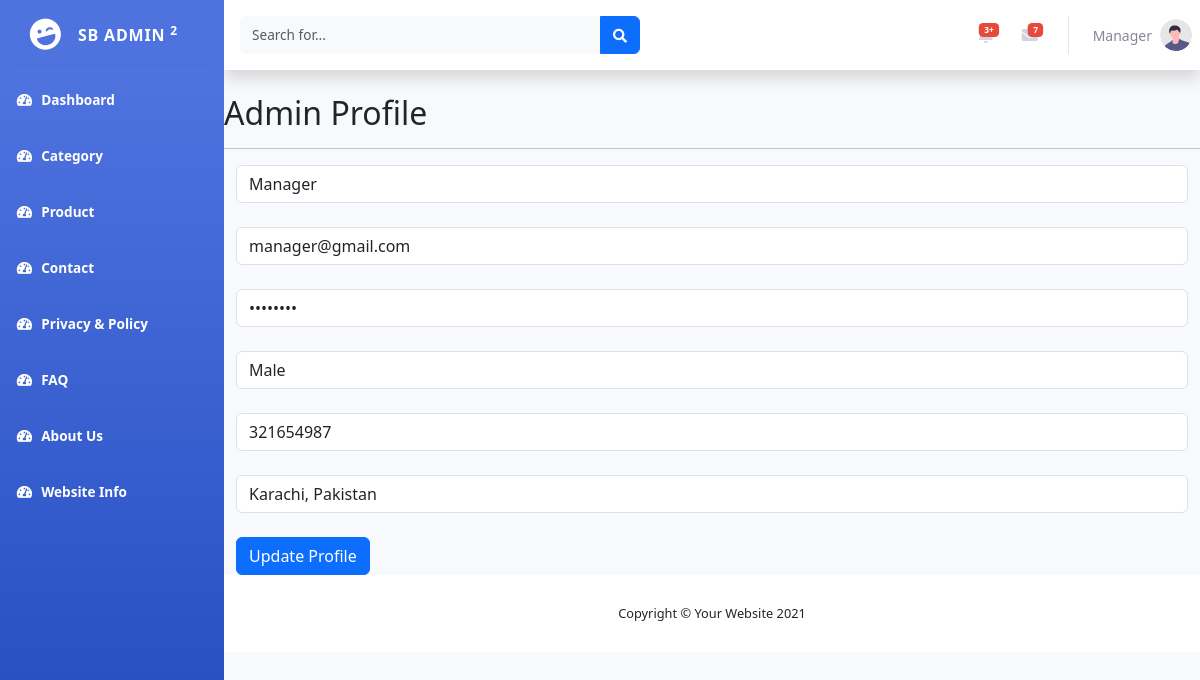
The page /Admin/AdminProfile.php (signed in) on the database its author committed.
### tables this page shows
CREATE TABLE `user` (
  `Id` int(11) NOT NULL,
  `Name` varchar(50) NOT NULL,
  `EMail` varchar(50) NOT NULL,
  `Password` varchar(50) NOT NULL,
  `Gender` varchar(6) NOT NULL,
  `Phone` varchar(50) NOT NULL,
  `Address` varchar(50) NOT NULL,
  `Role` varchar(10) NOT NULL DEFAULT 'User'
);

### Admin/AdminProfile.php (the view, shortened to what this page needs)
<!DOCTYPE html>
<html lang="en">
<head>
</head>
<body>
    <?php include ("header.php");
    $id = $_SESSION["id"];
    $q = "SELECT * FROM `user` where id = $id";
    $r = mysqli_query($conn,$q);
    $d = mysqli_fetch_array($r);
    ?>
    <h2>Admin Profile</h2>
<hr>
<form action="" method="post" class="container">
    <input type="text" name="name" id="" class="form-control" value="<?php echo $d[1]; ?>"><br>
    <input type="email" name="email" id="" class="form-control" value="<?php echo $d[2]; ?>"><br>
    <input type="password" name="pswd" id="" class="form-control" value="<?php echo $d[3]; ?>"><br>
    <input type="text" name="gender" id="" class="form-control" value="<?php echo $d[4]; ?>"><br>
    <input type="text" name="number" id="" class="form-control" value="<?php echo $d[5]; ?>"><br>
    <input type="text" name="add" id="" class="form-control" value="<?php echo $d[6]; ?>"><br>
    <button type="submit" class="btn btn-primary" name="btn">Update Profile</button>
</form>
    <?php include ("footer.php");?>
</body>
</html>

### rows shown on the page
user: name "Manager", email "manager@gmail.com", gender "Male", number "321654987", add "Karachi, Pakistan"

### other values the page prints
$_SESSION["name"] "Manager"
